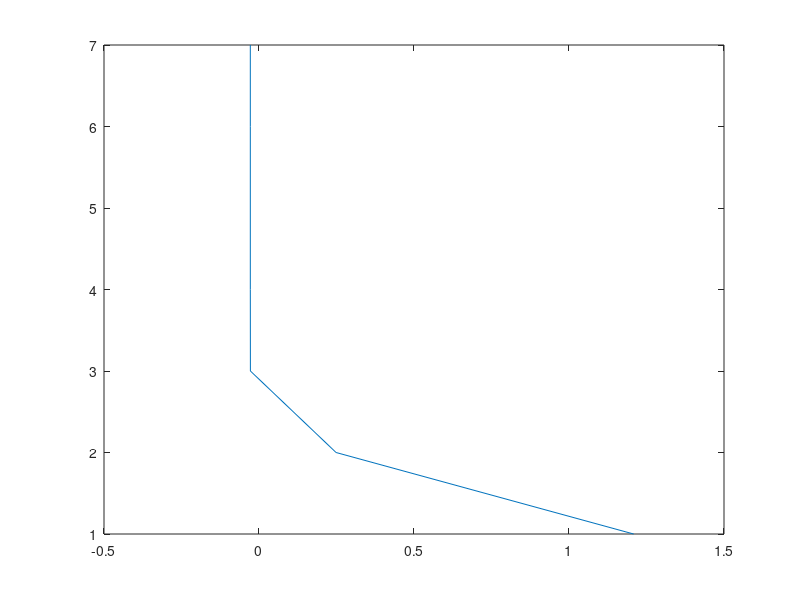

This figure's MATLAB source:
function gradientAlgorithm
n=16;
A=zeros(n,n);
d =6;
y(1) = 1;
for i=1:n
x(i,1)=1;
end
B = -1 + (1+1)*rand(n,1);
f(1) = ((0.5)*(x(:,1))'*A*x(:,1))-(B'*x(:,1)); 
for i=1:n
    for j=1:n
        if(i>=j)
            A(i,j) = -1 + (1+1)*rand(1,1);
        end
        A(j,i)=A(i,j);
        if(i==j)
            A(i,j)=A(i,j)+100;
        end
    end
end
for i=1:n
r(i,1)=B(i)-(A(i,:)*(x(:,1)));
end
k = 1;
while(norm(r(:,k))>(10^-d))
num = (r(:,k))'*r(:,k);
denom = (r(:,k))'*A*(r(:,k));
alpha(k)=(num)/(denom);
x(:,k+1)=x(:,k)+alpha(k)*r(:,k);
inter = alpha(k)*A*(r(:,k));
r(:,k+1)=r(:,k)- (inter);
inter1 = (0.5)* (x(:,k+1))'*A*x(:,k+1);
inter2 = B' * x(:,k+1);
f(k+1)= inter1 - inter2;
y(k+1)=k+1;
k = k+1;
end
display(A);
display(B);
display(f);
display(y);
plot(f,y);
end 